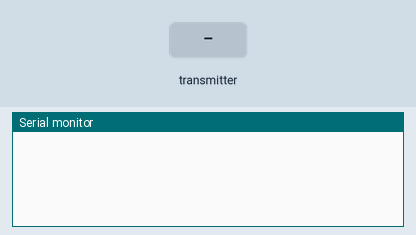
Recording of a sketch running on a simulated Arduino Uno, built with avr-gcc and run on an emulated ATmega328P. Shown: the last lines printed to the serial monitor. The test bench sets the inputs (shaded band). No radio packets arrive unless stated.

Above: at 1.2 s.
1.3 s: the transmitter starts sending lat = 0
At 1.37 s:
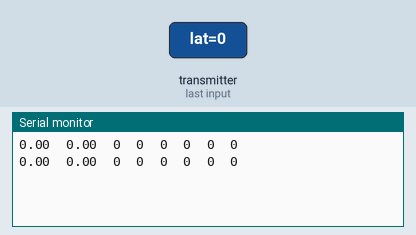
3.2 s: the transmitter starts sending lon = 100
At 3.27 s:
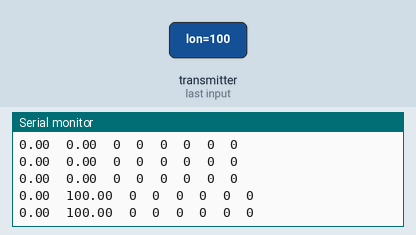
6.2 s: the transmitter starts sending ax = 256
At 6.27 s:
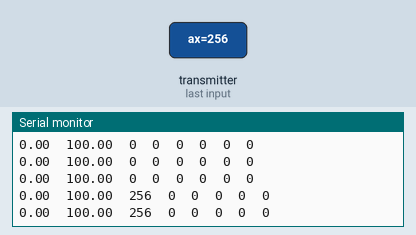
9.2 s: the transmitter starts sending ay = 256
At 9.32 s:
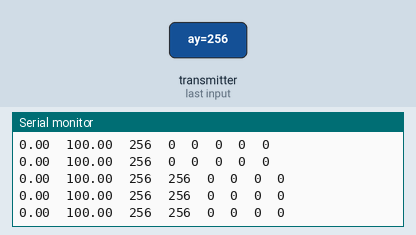
12.2 s: the transmitter starts sending az = 256
At 12.32 s:
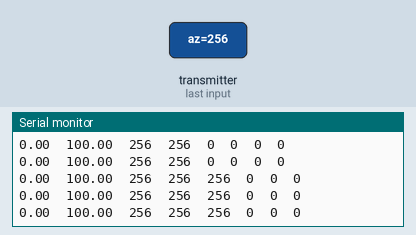

The sketch:

Tails.ino
```cpp
#include <SPI.h>
#include "RF24.h"

//****************************radio object and pins
RF24 radio(8,10);                        // Set up nRF24L01 radio on SPI bus plus pins 7 & 8
const uint64_t pipes[2] = { 0xABCDABCD71LL, 0x544d52687CLL };   // Radio pipe addresses for the 2 nodes to communicate.


struct data{
  float lat,lon;
  int ax,ay,az;

};
struct data2{
  int yaw, pitch, roll;
};

struct data data;
struct data2 data2;
int i = 0;
void setup(void) {

  Serial.begin(9600);

  radio.begin();                           // Setup and configure rf radio
  radio.setChannel(1);
  radio.setPALevel(RF24_PA_MAX);
  radio.setDataRate(RF24_2MBPS);
  radio.setAutoAck(1);                     // Ensure autoACK is enabled
  radio.setRetries(2,15);                  // Optionally, increase the delay between retries & # of retries
  radio.enableDynamicPayloads();
  radio.setPayloadSize(128);
  radio.setCRCLength(RF24_CRC_8);          // Use 8-bit CRC for performance
  radio.openWritingPipe(pipes[0]);
  radio.openReadingPipe(1,pipes[1]);
  radio.openReadingPipe(2,pipes[0]);
  radio.startListening();                 // Start listening
  radio.printDetails();
  radio.powerUp();         //Power up the radio
}

void loop(void){

  while(radio.available()){
    radio.openReadingPipe(2,pipes[0]);
    radio.read(&data,sizeof(data));
    radio.openReadingPipe(1,pipes[1]);
    radio.read(&data2,sizeof(data2));
    Serial.print(data.lat);Serial.print("\t");
    Serial.print(data.lon);Serial.print("\t");
    Serial.print(data.ax);Serial.print("\t");
    Serial.print(data.ay);Serial.print("\t");
    Serial.print(data.az);Serial.print("\t");
    Serial.print(data2.roll);Serial.print("\t");
    Serial.print(data2.pitch);Serial.print("\t");
    Serial.print(data2.yaw);Serial.println("\t");
  }

  delay(5);


}
```

Measured:
- after the input at 1.3 s, the serial monitor: prints a new line at once (image 1)
- after the input at 3.2 s, the serial monitor: prints a new line at once (image 2)
- after the input at 6.2 s, the serial monitor: prints a new line at once (image 3)
- after the input at 9.2 s, the serial monitor: prints a new line at once (image 4)
- after the input at 12.2 s, the serial monitor: prints a new line at once (image 5)
